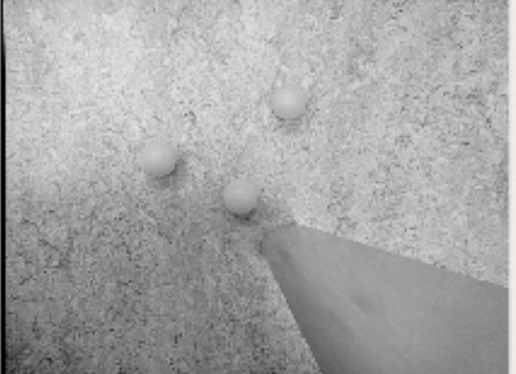
//> input picture Prácticas/Práctica 3: Geometría, Calibración y 3D/src/Opción 3: stereo/pinkballs_1.jpeg, 516 x 374 px
$ ./main   (built with g++ and OpenCV 4)
//> lines starting //> are read from the running program, lines starting //| are printed output that depends on the picture
#include <opencv2/opencv.hpp>
#include <opencv2/imgproc.hpp>
#include <opencv2/highgui.hpp>
#include <iostream>

// main() function
// Main function of the program
int
main()
{
    cv::Mat left = cv::imread("pinkballs_1.jpeg", cv::IMREAD_GRAYSCALE);
//> left: 374 rows x 516 cols, CV_8UC1; min 0, max 243, mean 165.3
    cv::Mat right = cv::imread("pinkballs_2.jpeg", cv::IMREAD_GRAYSCALE);
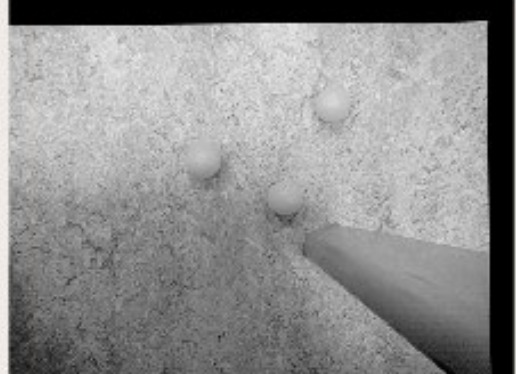
//> input picture Prácticas/Práctica 3: Geometría, Calibración y 3D/src/Opción 3: stereo/pinkballs_2.jpeg, 516 x 374 px
//> right: 374 rows x 516 cols, CV_8UC1; min 0, max 249, mean 140.8
    if (left.empty() || right.empty()) {
        std::cerr << "Error: No se pudieron cargar las imágenes estéreo rectificadas" << std::endl;
        return -1;
    }
    int numDisparities = 64;
    int blockSize = 15;
    cv::Ptr<cv::StereoBM> stereo = cv::StereoBM::create(numDisparities, blockSize);
    stereo->setPreFilterType(cv::StereoBM::PREFILTER_XSOBEL);
    stereo->setPreFilterSize(9);
    stereo->setPreFilterCap(31);
    stereo->setTextureThreshold(10);
    stereo->setUniquenessRatio(15);
    stereo->setSpeckleWindowSize(100);
    stereo->setSpeckleRange(32);
    stereo->setDisp12MaxDiff(1);
    cv::Mat disparity, disparityNormalized;
    stereo->compute(left, right, disparity);
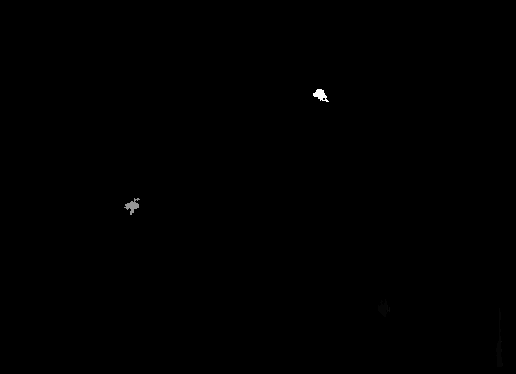
//> disparity: 374 rows x 516 cols, CV_16SC1; min -16, max 623, mean -15.4; drawn with min black and max white
    cv::normalize(disparity, disparityNormalized, 0, 255, cv::NORM_MINMAX, CV_8U);
    cv::namedWindow("LEFT IMAGE", cv::WINDOW_NORMAL);
    cv::imshow("LEFT IMAGE", left);
    cv::namedWindow("RIGHT_IMAGE", cv::WINDOW_NORMAL);
    cv::imshow("RIGHT_IMAGE", right);
    cv::namedWindow("OPTION 3", cv::WINDOW_NORMAL);
    cv::imshow("OPTION 3", disparityNormalized);
    cv::waitKey(0);
    return 0;
}
